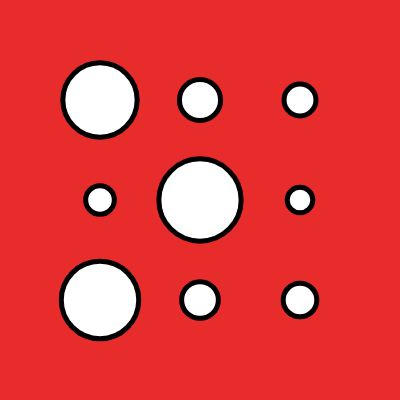
Frame 1 (no input)
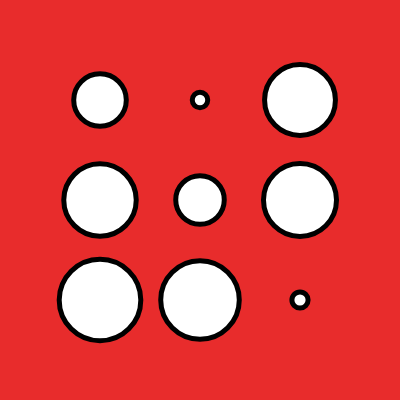
Frame 2 (the mouse pressed at the canvas centre, redrawn once)

The p5.js sketch that drew these frames (run headless with seeded random() and noise() and a simulated clock; the mouse was pressed at the canvas centre and the sketch redrawn once):

// p5.js sketch
// ── sketch.js
function setup() {
    createCanvas(400, 400);
}

let x;
let y;


function draw() {
    background(232, 44, 44);
    strokeWeight(5)
    noLoop();
    fill(255);
    // First Y axis of dots +++++++++++++++++++++++++++++ using nested loop
    // Then X axis duplicated using nested loop
    for (let ix = 0; ix < 3; ix++) {
        X = 100 + ix * 100;
        for (let iy = 0; iy < 3; iy++) {
            Y = 100 + iy * 100;
            let s = random(10, 100);
            ellipse(X, Y, s, s);
        }
    }
}
